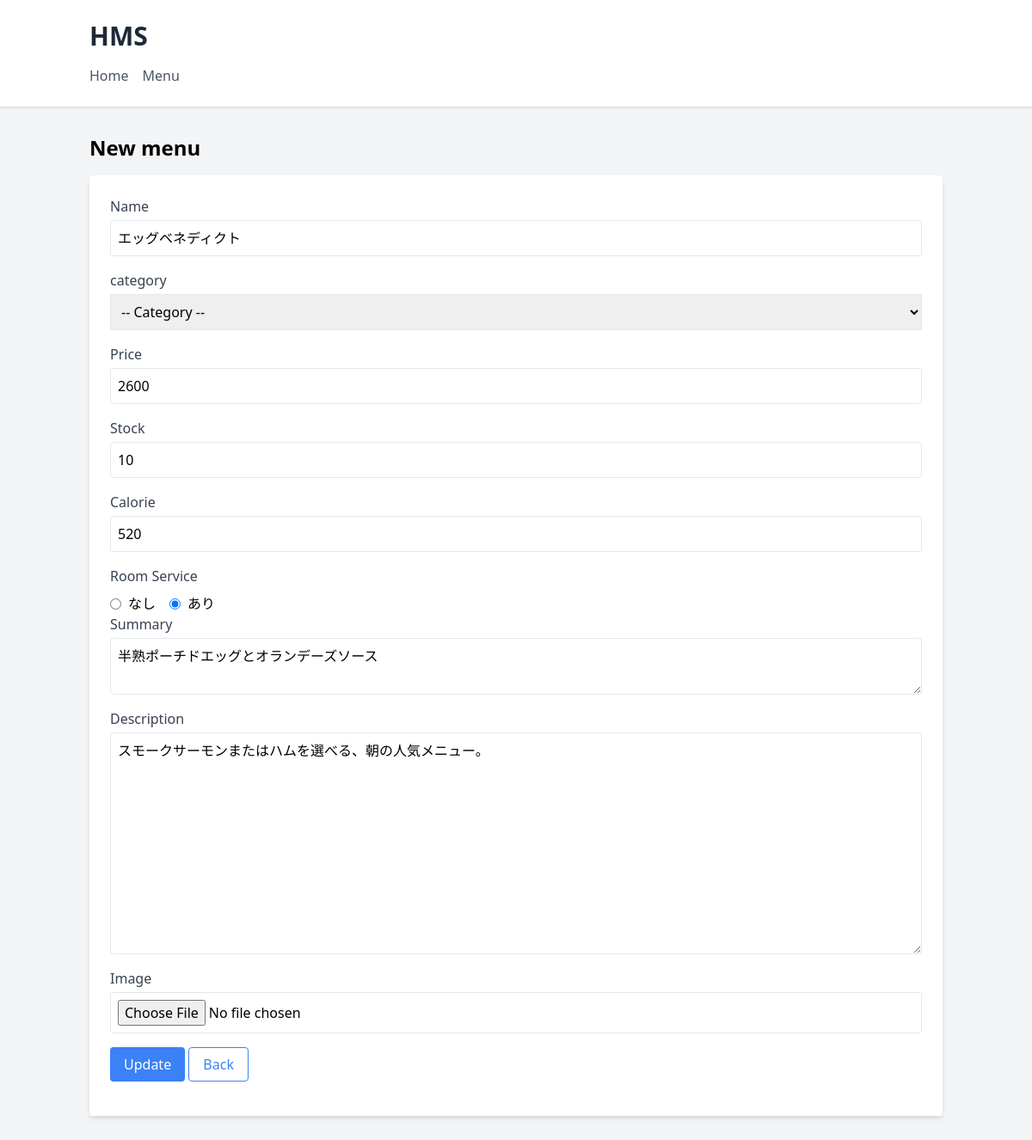
Page /admin/menu/edit.php?id=2 on the committed database.
### tables this page shows
CREATE TABLE menus (
    id BIGINT UNSIGNED AUTO_INCREMENT PRIMARY KEY COMMENT 'ID',
    name VARCHAR(255) NOT NULL COMMENT '名称',
    category_id BIGINT UNSIGNED NOT NULL COMMENT 'カテゴリID',
    price INT NOT NULL COMMENT '価格',
    stock INT NOT NULL COMMENT '在庫',
    summary TEXT COMMENT 'サマリー',
    description TEXT COMMENT '説明',
    image_name TEXT COMMENT '画像名',
    is_room_service TINYINT(1) NOT NULL DEFAULT 0 COMMENT 'ルームサービスフラグ',
    calories INT COMMENT 'カロリー',
    created_at DATETIME NOT NULL DEFAULT CURRENT_TIMESTAMP COMMENT '作成日',
    updated_at DATETIME NOT NULL DEFAULT CURRENT_TIMESTAMP ON UPDATE CURRENT_TIMESTAMP COMMENT '更新日',
    
     
    CONSTRAINT fk_menus_category_id
        FOREIGN KEY (category_id)
        REFERENCES categories(id)
        ON DELETE CASCADE
);

### lib/DB.php (called while the page is built, shortened)
<?php
class DB
{
    function __construct()
    {
        $db_connection = DB_CONNECTION;
        $db_name = DB_DATABASE;
        $db_host = DB_HOST;
        $db_port = DB_PORT;
        $db_user = DB_USERNAME;
        $db_password = DB_PASSWORD;
        $dsn = "{$db_connection}:dbname={$db_name};host={$db_host};charset=utf8;port={$db_port}";
        try {
            $this->pdo = new PDO($dsn, $db_user, $db_password);
        } catch (PDOException $e) {
            echo "接続失敗: " . $e->getMessage();
            echo $dsn;
            exit;
        }
    }
}

### app/models/Menu.php (called while the page is built, shortened)
<?php
class Menu extends DB
{
    public $table_name = "menus";
    public function findByID($id)
    {
        $posts['id'] = $id;
        $sql = "SELECT * FROM {$this->table_name} WHERE id = :id;";
        $stmt = $this->pdo->prepare($sql);
        $stmt->execute($posts);
        $this->value = $stmt->fetch();
        return $this->value;
    }
}

### lib/Form.php (called while the page is built, shortened)
<?php
class Form
{
    public static function checked($current_value, $select_value)
    {
        if ($current_value == $select_value) return 'checked';
    }
}

### admin/menu/edit.php (the view, shortened to what this page needs)
<?php
$menu = new Menu();
$menu->findByID($_GET['id']);
?>
<!DOCTYPE html>
<html lang="ja">
<?php include('../../components/admin_head.php') ?>
<body class="bg-gray-100">
    <?php include('../../components/admin_nav.php') ?>
    <div class="container mx-auto px-4 py-8">
        <h1 class="text-2xl font-bold mb-4">New menu</h1>
        <form method="POST" action="admin/menu/update.php" enctype="multipart/form-data" class="bg-white p-6 rounded shadow-md">
            <div class="mb-4">
                <label class="block text-gray-700">Name</label>
                <input type="text" name="name" value="<?= $menu->value['name'] ?>" class="mt-1 block p-2 w-full border rounded" required>
            </div>
            <div class="mb-4">
                <label class="block text-gray-700">category</label>
                <select name="category_id" class="mt-1 p-2 block w-full border">
                    <option value="0">-- Category --</option>
                </select>
            </div>
            <div class="mb-4">
                <label class="block text-gray-700">Price</label>
                <input type="number" name="price" value="<?= $menu->value['price'] ?>" class="mt-1 block p-2 w-full border rounded" required>
            </div>
            <div class="mb-4">
                <label class="block text-gray-700">Stock</label>
                <input type="number" name="stock" value="<?= $menu->value['stock'] ?>" class="mt-1 block p-2 w-full border rounded" required>
            </div>
            <div class="mb-4">
                <label class="block text-gray-700">Calorie</label>
                <input type="number" name="calories" value="<?= $menu->value['calories'] ?>" class="mt-1 block p-2 w-full border rounded" required>
            </div>
            <label class="block text-gray-700 mb-2">Room Service</label>
            <div class="flex items-center space-x-4">
                <div class="flex items-center space-x-2">
                    <input id="is_room_service_0" <?= Form::checked(0, $menu->value['is_room_service']) ?> type="radio" name="is_room_service" value="0" class="form-radio" required>
                    <label for="is_room_service_0">なし</label>
                </div>
                <div class="flex items-center space-x-2">
                    <input id="is_room_service_1" <?= Form::checked(1, $menu->value['is_room_service']) ?> type="radio" name="is_room_service" value="1" class="form-radio" required>
                    <label for="is_room_service_1">あり</label>
                </div>
            </div>
            <div class="mb-4">
                <label class="block text-gray-700">Summary</label>
                <textarea name="summary" class="mt-1 block p-2 w-full border rounded" required><?= $menu->value['summary'] ?></textarea>
            </div>
            <div class="mb-4">
                <label class="block text-gray-700">Description</label>
                <textarea name="description" rows="10" class="mt-1 block p-2 w-full border rounded" required><?= $menu->value['description'] ?></textarea>
            </div>
            <div class="mb-4">
                <label class="block text-gray-700">Image</label>
                <input type="file" name="image" class="mt-1 block p-2 w-full border rounded">
            </div>
            <div class="mb-4">
                <button type="submit" class="bg-blue-500 text-white py-2 px-4 rounded">Update</button>
                <a href="admin/menu/" class="text-blue-500 border border-blue-500 py-2 px-4 rounded">Back</a>
            </div>
        </form>
    </div>
</body>
</html>

### rows in the picture
menus: name "エッグベネディクト", price "2600", stock "10", calories "520", summary "半熟ポーチドエッグとオランデーズソース", description "スモークサーモンまたはハムを選べる、朝の人気メニュー。"

### other values in the picture
SITE_TITLE "HMS"
